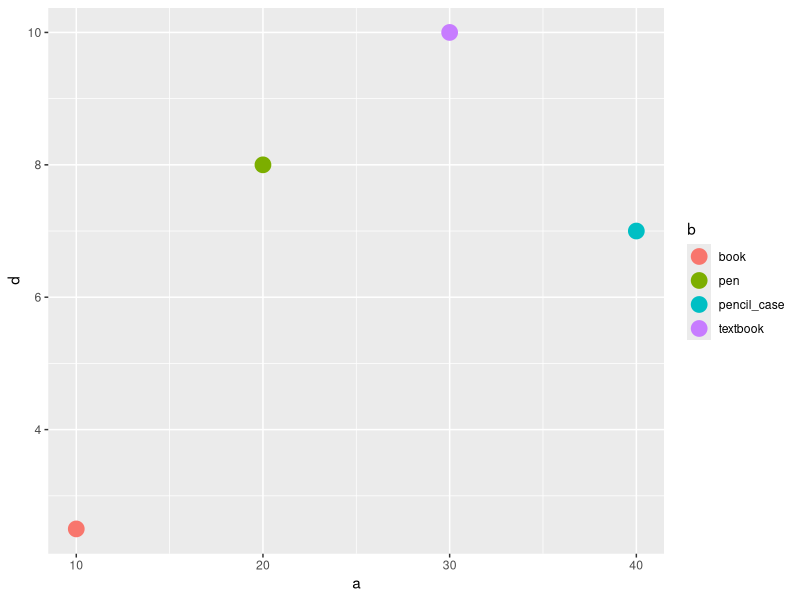

R code for this plot:
## ---- chunk 1
library(ggplot2)
library(dplyr)
## ---- chunk 2
a <- c(10,20,30,40)
b <- c('book', 'pen', 'textbook', 'pencil_case')
c <- c(TRUE,FALSE,TRUE,FALSE)
d <- c(2.5, 8, 10, 7)
df <- data.frame(a,b,c,d)
## ---- chunk 3
df %>% ggplot() + geom_point(aes(x = a, y = d, color = b), size = 5)
